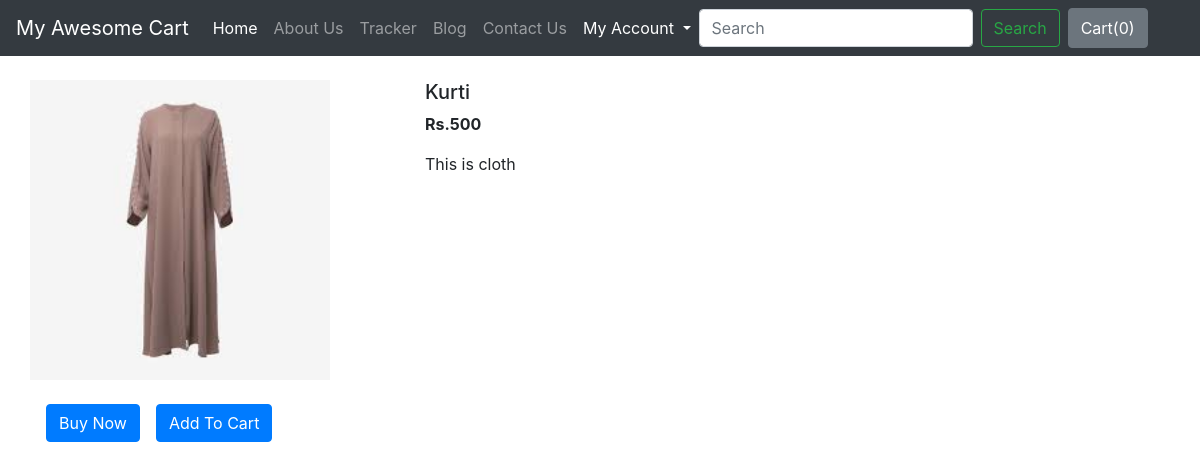
The app's page /shop/products/7 with its own data.
### shop/views.py (the view)
# urls.py: path("products/<int:myid>", views.productView, name="ProductView"),
def productView(request, myid):
    product = Product.objects.filter(id=myid)
    return render(request, 'shop/prodView.html', {'product':product[0]})

### shop/templates/shop/prodView.html (shortened to what this page needs)
{% extends 'shop/basic.html' %}
{% block body %}
<div class="container my-4">
    <div class="row">
    <div class="col-md-4">
    <div class="row">
        <img src="/media/{{product.image}}" width="300px" height="auto">
    </div>
        <div class="row my-4">
            <button class="btn btn-primary mx-3">Buy Now</button>
            <button class="btn btn-primary">Add To Cart</button>
        </div>
    </div>
    <div class="col-md-8">
        <h5>{{product.product_name}}</h5>
        <p><b>Rs.{{product.price}} </b></p>
        <p>{{product.desc}}</p>
    </div>
    </div>
</div>
{% endblock %}

### records on screen
Product: image (picture), product_name "Kurti", price "500", desc "This is cloth"
